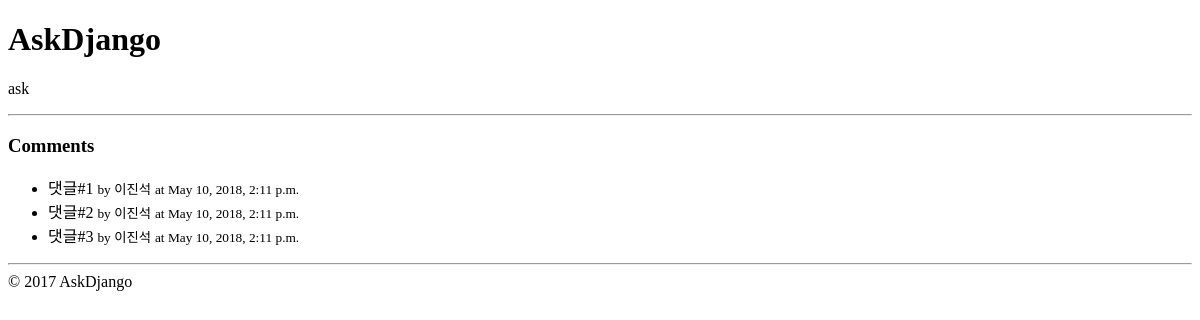
The page /blog/2005/ on the database as committed earlier.
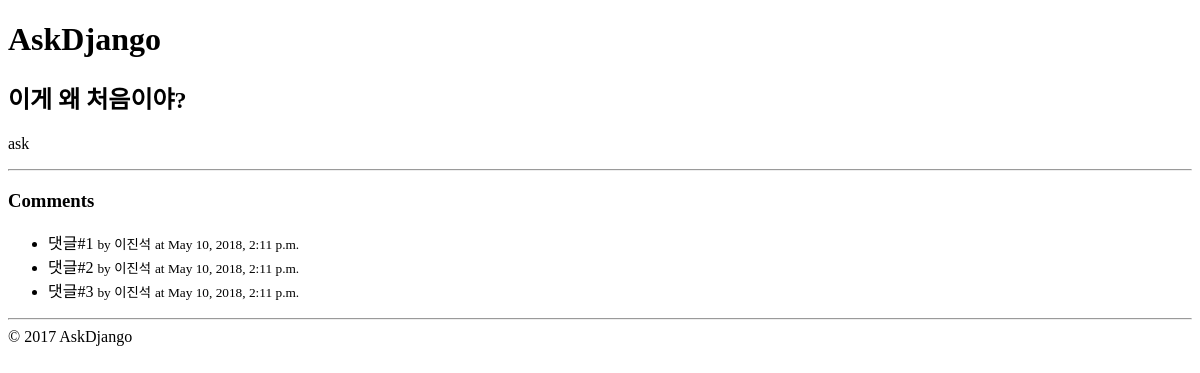
The same page on the database as committed later.
### blog/models.py (models this page shows, shortened)
class Post(models.Model):
    STATUS_CHOICES = (
        ('d', 'Draft'),
        ('p', 'Published'),
        ('w', 'Withdrawn'),
    )
    user = models.ForeignKey(settings.AUTH_USER_MODEL)
    title = models.CharField(max_length=100, verbose_name='제목', help_text='포스팅 제목을 입력해주세요. 최대 100자 내외')
    content = models.TextField(verbose_name='내용')
    tags = models.CharField(max_length=100, blank=True)
    lnglat = models.CharField(max_length=50, blank=True, help_text='경도/위도 포맷으로 입력', validators=[lnglat_validator])
    status = models.CharField(max_length=1, choices=STATUS_CHOICES)
    tag_set = models.ManyToManyField('Tag', blank=True)
    created_at = models.DateTimeField(auto_now_add=True) #auto_now_add 최초에만
    updated_at = models.DateTimeField(auto_now=True) #auto_now 업데이트할때마다
    class Meta:
        ordering = ['-id'] #필드수는 1~2개만 쓰는게 성능 높이는데 좋음

### blog/views.py (the view)
# urls.py: url(r'^(?P<id>\d+)/$', views.post_detail),
def post_detail(request,id):
    post = get_object_or_404(Post, id=id)
    return render(request, 'blog/post_detail.html', {
        'post': post,
    })

### blog/templates/blog/post_detail.html (shortened to what this page needs)
{% extends "blog/layout.html" %}
{% block content %}
    <h2>{{ post.title }}</h2>
    {{ post.content|linebreaks }}
    <hr/>
    <h3>Comments</h3>
    <ul>
    {% for comment in post.comment_set.all %}
        <li>
        {{ comment.message}}
        <small>by {{ comment.author }}</small>
        <small>at {{ comment.updated_at }}</small>
        </li>
    {% endfor %}
    </ul>
{% endblock %}

Rows that differ between the two databases and show on the page:
changed Post "ask": title (not shown) → "이게 왜 처음이야?"
